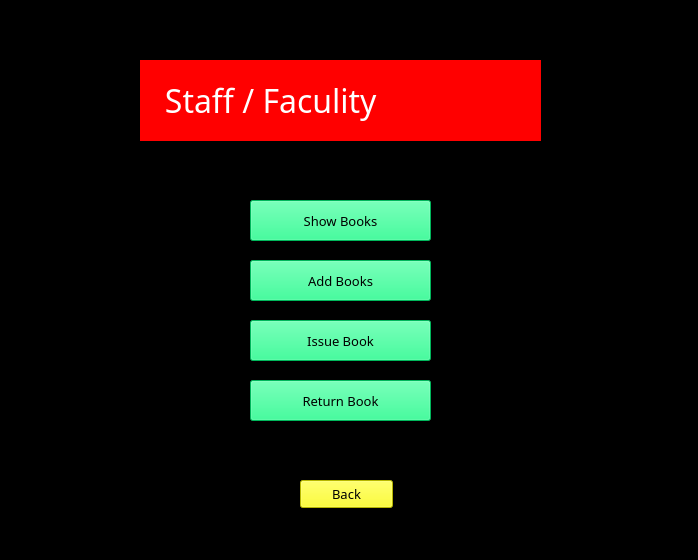
<?xml version="1.0" encoding="UTF-8"?>
<ui version="4.0">
 <class>Faculity</class>
 <widget class="QMainWindow" name="Faculity">
  <property name="geometry">
   <rect>
    <x>0</x>
    <y>0</y>
    <width>698</width>
    <height>560</height>
   </rect>
  </property>
  <property name="windowTitle">
   <string>MainWindow</string>
  </property>
  <property name="styleSheet">
   <string notr="true">background-color: black;</string>
  </property>
  <widget class="QWidget" name="centralwidget">
   <widget class="QLabel" name="label">
    <property name="geometry">
     <rect>
      <x>140</x>
      <y>60</y>
      <width>401</width>
      <height>81</height>
     </rect>
    </property>
    <property name="font">
     <font>
      <family>Algerian</family>
      <pointsize>24</pointsize>
     </font>
    </property>
    <property name="styleSheet">
     <string notr="true">
background-color: rgb(255, 0, 0);
color:white;;</string>
    </property>
    <property name="text">
     <string>   Staff / Faculity</string>
    </property>
   </widget>
   <widget class="QPushButton" name="showbook">
    <property name="geometry">
     <rect>
      <x>250</x>
      <y>200</y>
      <width>181</width>
      <height>41</height>
     </rect>
    </property>
    <property name="font">
     <font>
      <family>Algerian</family>
      <pointsize>10</pointsize>
     </font>
    </property>
    <property name="styleSheet">
     <string notr="true">
background-color: rgb(0, 255, 127);
color:back;</string>
    </property>
    <property name="text">
     <string>Show Books</string>
    </property>
   </widget>
   <widget class="QPushButton" name="addbook">
    <property name="geometry">
     <rect>
      <x>250</x>
      <y>260</y>
      <width>181</width>
      <height>41</height>
     </rect>
    </property>
    <property name="font">
     <font>
      <family>Algerian</family>
      <pointsize>10</pointsize>
     </font>
    </property>
    <property name="styleSheet">
     <string notr="true">
background-color: rgb(0, 255, 127);
color:back;</string>
    </property>
    <property name="text">
     <string>Add Books</string>
    </property>
   </widget>
   <widget class="QPushButton" name="issue">
    <property name="geometry">
     <rect>
      <x>250</x>
      <y>320</y>
      <width>181</width>
      <height>41</height>
     </rect>
    </property>
    <property name="font">
     <font>
      <family>Algerian</family>
      <pointsize>10</pointsize>
     </font>
    </property>
    <property name="styleSheet">
     <string notr="true">
background-color: rgb(0, 255, 127);
color:back;</string>
    </property>
    <property name="text">
     <string>Issue Book</string>
    </property>
   </widget>
   <widget class="QPushButton" name="return_2">
    <property name="geometry">
     <rect>
      <x>250</x>
      <y>380</y>
      <width>181</width>
      <height>41</height>
     </rect>
    </property>
    <property name="font">
     <font>
      <family>Algerian</family>
      <pointsize>10</pointsize>
     </font>
    </property>
    <property name="styleSheet">
     <string notr="true">
background-color: rgb(0, 255, 127);
color:back;</string>
    </property>
    <property name="text">
     <string>Return Book</string>
    </property>
   </widget>
   <widget class="QPushButton" name="back">
    <property name="geometry">
     <rect>
      <x>300</x>
      <y>480</y>
      <width>93</width>
      <height>28</height>
     </rect>
    </property>
    <property name="font">
     <font>
      <family>Algerian</family>
      <pointsize>10</pointsize>
     </font>
    </property>
    <property name="styleSheet">
     <string notr="true">background-color:yellow;
color:black;</string>
    </property>
    <property name="text">
     <string>Back</string>
    </property>
   </widget>
  </widget>
  <widget class="QStatusBar" name="statusbar"/>
 </widget>
 <resources/>
 <connections/>
</ui>
